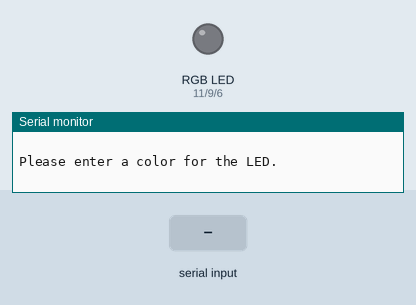
The sketch below on a simulated Arduino Uno, built for the host (arithmetic inside an expression is 32-bit, double 64-bit). On the bench: an RGB LED mixed from three pins (HIGH = lit), the last lines printed to the serial monitor. Inputs (shaded band) come from the test bench.

Above: at 1.2 s.
1.3 s: "red" received over Serial
At 3.5 s:
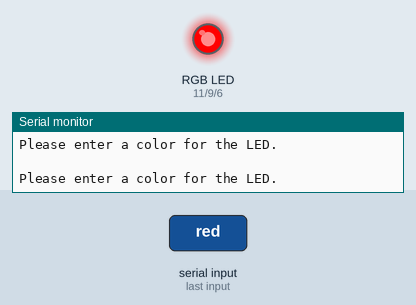
3.8 s: "green" received over Serial
At 5.4 s:
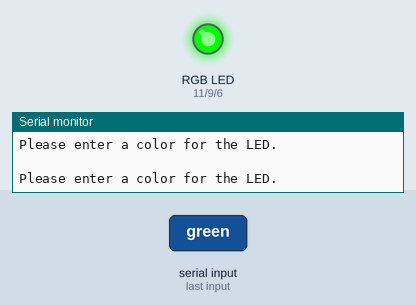
6.3 s: "blue" received over Serial
At 8.5 s:
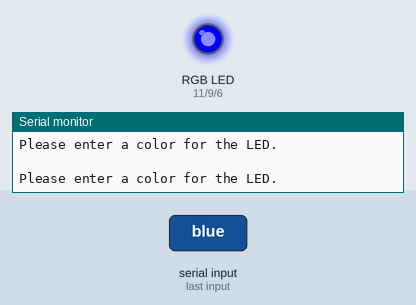
8.8 s: "white" received over Serial
At 10.4 s:
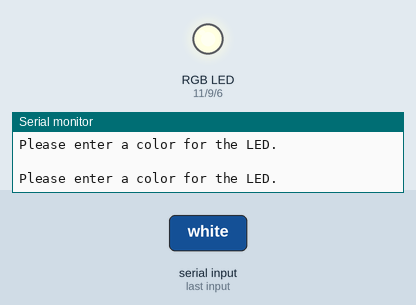
11.3 s: "cyan" received over Serial
At 13.5 s:
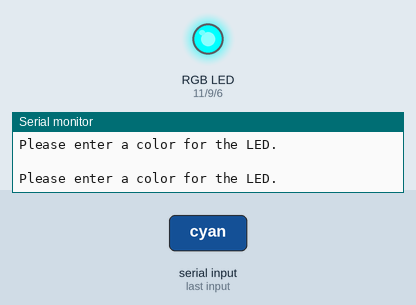
13.8 s: "pink" received over Serial
At 15.4 s:
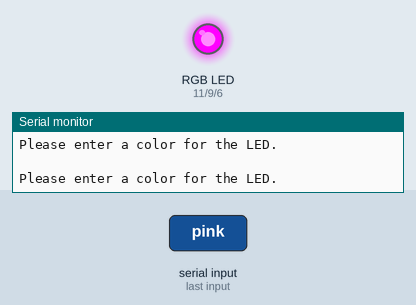
Timing chart, 0 to 16.9 s (numbered marks = the images above; inputs shaded):
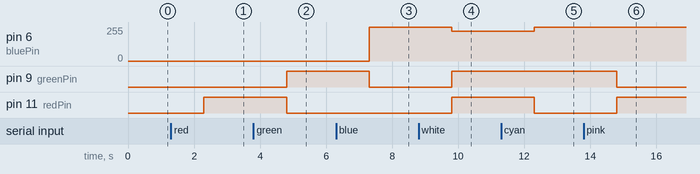

Measured:
- after the input at 1.3 s, pin 11 (redPin): LOW → HIGH after 1.0 s
- after the input at 3.8 s, pin 9 (greenPin): LOW → HIGH after 1.0 s; pin 11 (redPin): HIGH → LOW after 1.0 s
- after the input at 6.3 s, pin 6 (bluePin): 0/255 → 255/255 after 1.0 s; pin 9 (greenPin): HIGH → LOW after 1.0 s
- after the input at 8.8 s, pin 6 (bluePin): 255/255 → 225/255 after 1.0 s; pin 9 (greenPin), pin 11 (redPin): LOW → HIGH after 1.0 s
- after the input at 11.3 s, pin 6 (bluePin): 225/255 → 255/255 after 1.0 s; pin 11 (redPin): HIGH → LOW after 1.0 s
- after the input at 13.8 s, pin 9 (greenPin): HIGH → LOW after 1.0 s; pin 11 (redPin): LOW → HIGH after 1.0 s

The sketch:

self-learning__project.ino
```cpp
#include <RGBLED.h>

RGBLED rgbLED(11,9,6,COMMON_CATHODE);
int redPin=11;
int greenPin=9;
int bluePin=6;
String chooseColor;

void setup() {
  Serial.begin(9600);
  pinMode(redPin,OUTPUT);
  pinMode(greenPin,OUTPUT);
  pinMode(bluePin,OUTPUT);
}

void loop() {

  Serial.println(" ");
  Serial.println("Please enter a color for the LED.");
  while (Serial.available()==0) {
    };
  chooseColor=Serial.readString();

  if (chooseColor=="red") {
    analogWrite(redPin,255);
    analogWrite(greenPin,0);
    analogWrite(bluePin,0);
    }

  if (chooseColor=="green") {
    analogWrite(redPin,0);
    analogWrite(greenPin,255);
    analogWrite(bluePin,0);
    }

  if (chooseColor=="blue") {
    analogWrite(redPin,0);
    analogWrite(greenPin,0);
    analogWrite(bluePin,255);
    }

  if (chooseColor=="white") {
    analogWrite(redPin,255);
    analogWrite(greenPin,255);
    analogWrite(bluePin,225);
    }

  if (chooseColor=="cyan") {
    analogWrite(redPin,0);
    analogWrite(greenPin,255);
    analogWrite(bluePin,255);
    }

  if (chooseColor=="pink") {
    analogWrite(redPin,255);
    analogWrite(greenPin,0);
    analogWrite(bluePin,255);
    }

  if (chooseColor=="yellow") {
    analogWrite(redPin,255);
    analogWrite(greenPin,60);
    analogWrite(bluePin,0);
    }

  if (chooseColor=="purple") {
    analogWrite(redPin,60);
    analogWrite(greenPin,0);
    analogWrite(bluePin,255);
    }

  if (chooseColor=="orange") {
    analogWrite(redPin,255);
    analogWrite(greenPin,30);
    analogWrite(bluePin,0);
    }

  if (chooseColor=="turn off") {
    analogWrite(redPin,0);
    analogWrite(greenPin,0);
    analogWrite(bluePin,0);
    Serial.println("");
    Serial.println("The LED is off.");
    Serial.println("");
    }

  if (chooseColor=="color wheel") {
    Serial.println("");
    Serial.println("Now, showing the color wheel...");
    Serial.println("");
    rgbLED.writeColorWheel(25);
    rgbLED.writeColorWheel(25);
    rgbLED.writeColorWheel(25);
    }

  else if (chooseColor != "blue" && chooseColor != "red" && chooseColor != "green" && chooseColor != "yellow" && chooseColor != "orange" && chooseColor != "purple" && chooseColor != "pink" && chooseColor != "white" && chooseColor != "cyan" && chooseColor != "turn off") {

    Serial.println("");
    Serial.println("Sorry, this color isn't available. Please try red, green, blue, yellow, orange, purple, pink, cyan or white.");
    Serial.println("To see the color wheel, type in \"color wheel\".");
    Serial.println("If you'd like to turn off the LED, please type in \"turn off\".");
    analogWrite(redPin,0);
    analogWrite(greenPin,0);
    analogWrite(bluePin,0);
    Serial.println("");
    }


}
```
